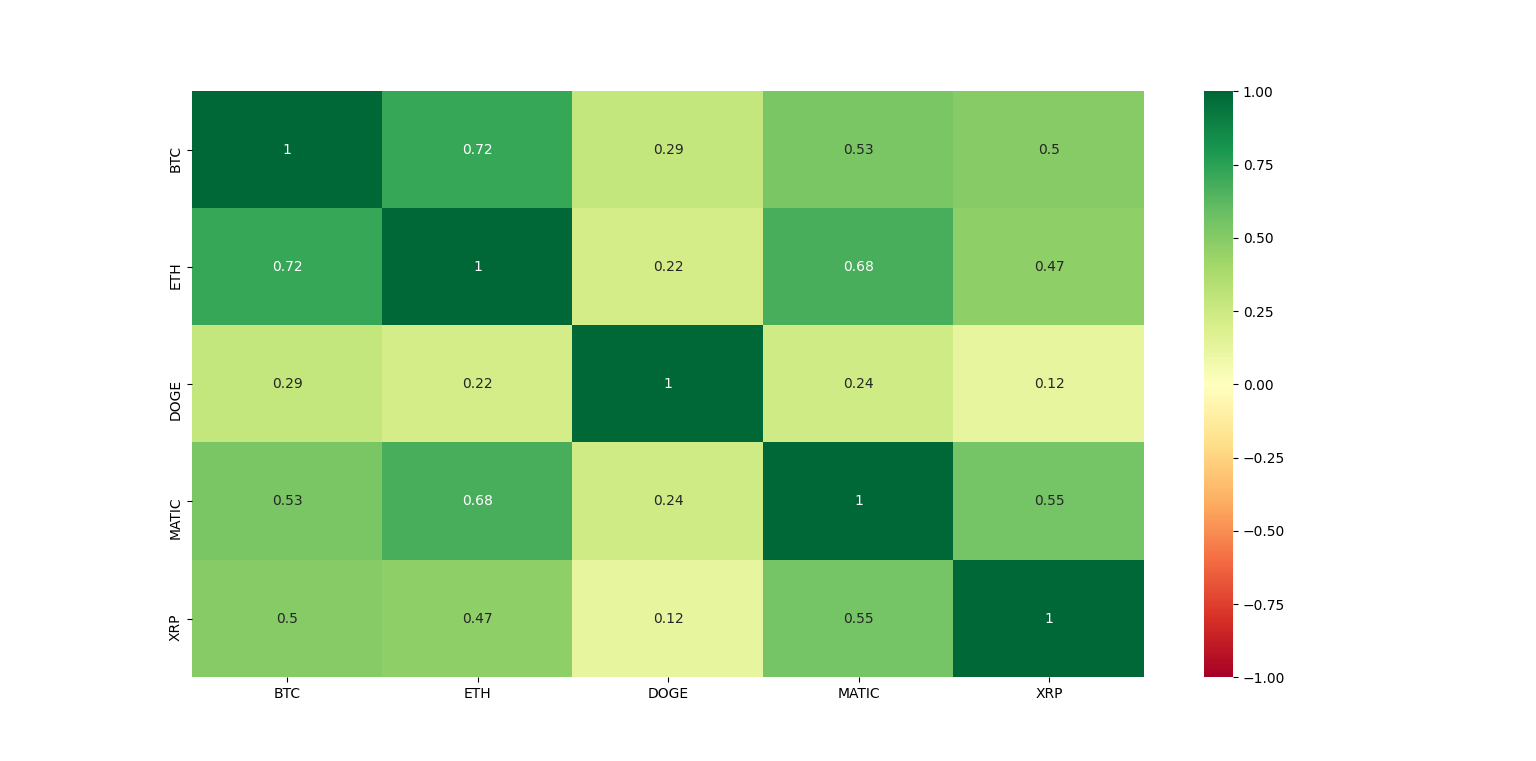

Here is the Python script that generated this plot:
import pandas_datareader as web
import matplotlib.pyplot as plt
import mplfinance as mpf
import seaborn as sns
import datetime as dt

currency = input('Enter the currency unit(Eg: INR, USD): ')
start = dt.datetime(2021,1,1)
end = dt.datetime.now()

crypto = []
stock = []

metric = 'Close'         # Choose either 'Open', 'Close', 'High', 'Low', 'Volume', 'Adj Close' that you wish to analyse.
colnames = []

a = True
while(a):
    # stock_ticker = input('Enter the Stock Ticker which you wish to Analyse: ')
    # stock.append(stock_ticker)

    crypto_ticker = input('Enter the Crypto Ticker which you wish to Analyse: ')
    crypto.append(crypto_ticker)

    b = input('Press 0 to analyse or any other key to keep adding the coins: ')
    print("\n")
    if b == '0':
        a = False

first = True     
for ticker in crypto:                # Stock Analysis: for ticker in stock
    data = web.DataReader(f'{ticker}-{currency}', 'yahoo', start, end)
    # data = web.DataReader(ticker, 'yahoo', start, end)      
    # This method can also be used to analyse stocks where ticker is stock ticker.

    if first:                      # For first ticker in the list
        combined = data[[metric]].copy()
        colnames.append(ticker)
        combined.columns = colnames
        first = False
    else:
        combined = combined.join(data[metric])
        colnames.append(ticker)
        combined.columns = colnames
    
#print(combined)

combined = combined.pct_change().corr(method = "pearson")    # Get price movements in percentage points with correlation using pearson method
sns.heatmap(combined, annot=True, cmap="RdYlGn", vmax=1.0, vmin=-1.0)

# plt.yscale('log')

# for ticker in crypto:
#     plt.plot(combined[ticker], label=ticker)

# plt.legend(loc="upper right")

plt.show()
